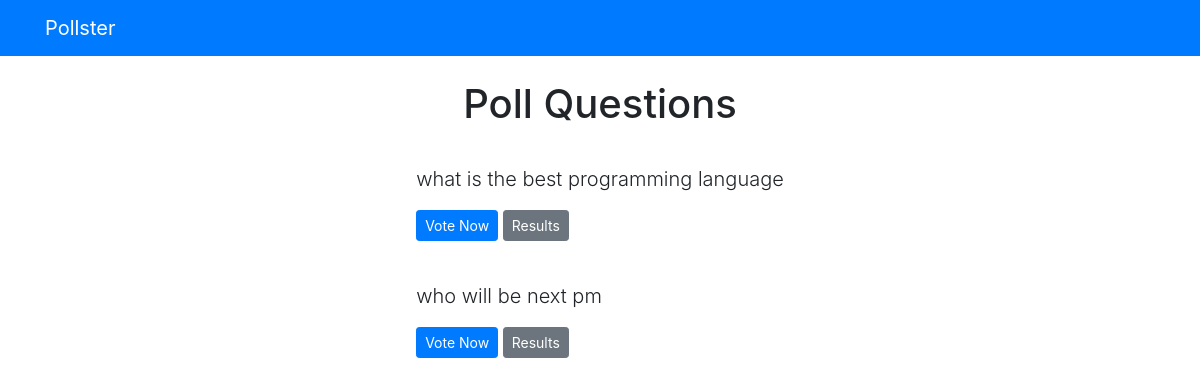
Screenshot of /polls/ with the database file from the repository.
### polls/models.py (models this page shows, shortened)
class Question(models.Model):
    question_text = models.CharField(max_length = 200)
    pub_date = models.DateTimeField('date published')

### polls/views.py (the view)
# urls.py: path('', views.index, name ='index'),
def index(request):
	latest_question_list = Question.objects.order_by('-pub_date')[:5]
	context = {'latest_question_list': latest_question_list}
	return render(request, 'polls/index.html', context)

### templates/polls/index.html
{% extends 'base.html' %}
{% block content %}
<h1 class="text-center mb-3">Poll Questions</h1>
{% if latest_question_list %}
{% for question in latest_question_list %}
<div class="card-mb-3">
    <div class="card-body">
        <p class="lead">{{ question.question_text }}</p>
        <a href="{% url 'polls:detail' question.id %}" class="btn btn-primary btn-sm">Vote Now</a>
        <a href="{% url 'polls:results' question.id %}" class="btn btn-secondary btn-sm">Results</a>
    </div>
</div>
{% endfor %}
{% else %}
    <p>No polls are available.</p>
{% endif %}
{% endblock %}

### rows the page displays
Question: question_text "what is the best programming language"
Question: question_text "who will be next pm"
